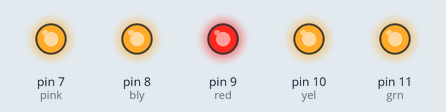
Simulated run of this sketch. Board: Arduino Uno, built with avr-gcc and run on an emulated ATmega328P. Parts: output pins drawn as LEDs (lit = HIGH).

Above: at 0.5 s.
At 3.5 s:
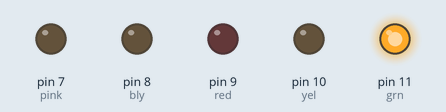
At 4.5 s:
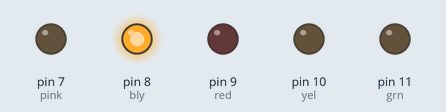
At 6.0 s:
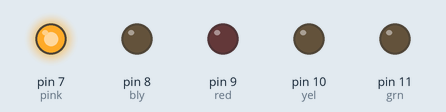
At 10.5 s:
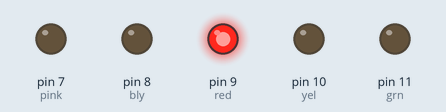
At 13.5 s:
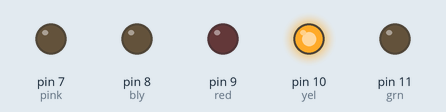
Timing chart, 0 to 14.3 s (numbered marks = the images above):
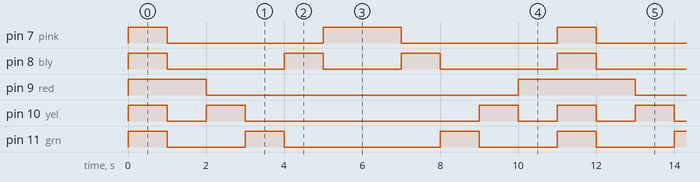

Measured:
- by itself, pin 7 (pink): repeats every 11.0 s: LOW 4.0 s, HIGH 2.0 s, LOW 4.0 s, HIGH 1.0 s
- by itself, pin 8 (bly): repeats every 11.0 s: LOW 3.0 s, HIGH 1.0 s, LOW 2.0 s, HIGH 1.0 s, LOW 3.0 s, HIGH 1.0 s
- by itself, pin 9 (red): repeats every 11.0 s: LOW 8.0 s, HIGH 3.0 s
- by itself, pin 10 (yel): repeats every 11.0 s: LOW 1.0 s, HIGH 1.0 s, LOW 6.0 s, HIGH 1.0 s, LOW 1.0 s, HIGH 1.0 s
- by itself, pin 11 (grn): repeats every 11.0 s: LOW 2.0 s, HIGH 1.0 s, LOW 4.0 s, HIGH 1.0 s, LOW 2.0 s, HIGH 1.0 s

The sketch:

sketch_mar15a.ino
```cpp
int red= 9;
int yel= 10;
int grn= 11;
int bly= 8;
int pink= 7;
void setup() {
pinMode(red, OUTPUT);
pinMode(yel, OUTPUT);
pinMode(grn, OUTPUT);
pinMode(bly, OUTPUT);
pinMode(pink, OUTPUT);
}
void loop() {
digitalWrite(red, HIGH);
digitalWrite(yel, HIGH );
digitalWrite(grn, HIGH );
digitalWrite(bly, HIGH );
digitalWrite(pink, HIGH );
 delay(1000);
digitalWrite(red, HIGH );
digitalWrite(yel, LOW );
digitalWrite(grn, LOW);
digitalWrite(bly, LOW );
digitalWrite(pink, LOW );
 delay(1000);
digitalWrite(red, LOW);
digitalWrite(yel, HIGH );
digitalWrite(grn, LOW);
digitalWrite(bly, LOW);
digitalWrite(pink, LOW);
 delay(1000);
digitalWrite(red, LOW);
digitalWrite(yel, LOW );
digitalWrite(grn, HIGH );
digitalWrite(bly, LOW );
digitalWrite(pink, LOW);
 delay(1000);
digitalWrite(red, LOW);
digitalWrite(yel, LOW );
digitalWrite(grn, LOW);
digitalWrite(bly, HIGH );
digitalWrite(pink, LOW);
 delay(1000);
digitalWrite(red, LOW);
digitalWrite(yel, LOW );
digitalWrite(grn, LOW);
digitalWrite(bly, LOW );
digitalWrite(pink, HIGH);
 delay(1000);
digitalWrite(red, LOW);
digitalWrite(yel, LOW );
digitalWrite(grn, LOW);
digitalWrite(bly, LOW );
digitalWrite(pink, HIGH);
 delay(1000);
digitalWrite(red, LOW);
digitalWrite(yel, LOW );
digitalWrite(grn, LOW);
digitalWrite(bly, HIGH );
digitalWrite(pink, LOW);
 delay(1000);
digitalWrite(red, LOW);
digitalWrite(yel, LOW );
digitalWrite(grn, HIGH );
digitalWrite(bly, LOW );
digitalWrite(pink, LOW);
 delay(1000);
digitalWrite(red, LOW);
digitalWrite(yel, HIGH );
digitalWrite(grn, LOW);
digitalWrite(bly, LOW);
digitalWrite(pink, LOW);
 delay(1000);
digitalWrite(red, HIGH );
digitalWrite(yel, LOW );
digitalWrite(grn, LOW);
digitalWrite(bly, LOW );
digitalWrite(pink, LOW );
 delay(1000);
}
```
